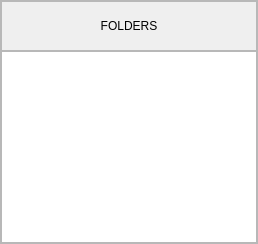
                       <widget class="QWidget" name="page_folderList">
                        <layout class="QVBoxLayout" name="verticalLayout_23">
                         <property name="spacing">
                          <number>0</number>
                         </property>
                         <property name="leftMargin">
                          <number>0</number>
                         </property>
                         <property name="topMargin">
                          <number>0</number>
                         </property>
                         <property name="rightMargin">
                          <number>0</number>
                         </property>
                         <property name="bottomMargin">
                          <number>0</number>
                         </property>
                         <item>
                          <layout class="QVBoxLayout" name="verticalLayout_6">
                           <property name="spacing">
                            <number>0</number>
                           </property>
                           <item>
                            <widget class="QFrame" name="frame_folderList">
                             <property name="frameShape">
                              <enum>QFrame::StyledPanel</enum>
                             </property>
                             <property name="frameShadow">
                              <enum>QFrame::Raised</enum>
                             </property>
                             <layout class="QVBoxLayout" name="verticalLayout_9">
                              <property name="spacing">
                               <number>0</number>
                              </property>
                              <property name="leftMargin">
                               <number>0</number>
                              </property>
                              <property name="topMargin">
                               <number>0</number>
                              </property>
                              <property name="rightMargin">
                               <number>0</number>
                              </property>
                              <property name="bottomMargin">
                               <number>0</number>
                              </property>
                              <item>
                               <layout class="QVBoxLayout" name="verticalLayout_8">
                                <property name="spacing">
                                 <number>0</number>
                                </property>
                                <item>
                                 <widget class="QFrame" name="frame_folderListHeader">
                                  <property name="minimumSize">
                                   <size>
                                    <width>0</width>
                                    <height>50</height>
                                   </size>
                                  </property>
                                  <property name="frameShape">
                                   <enum>QFrame::StyledPanel</enum>
                                  </property>
                                  <property name="frameShadow">
                                   <enum>QFrame::Raised</enum>
                                  </property>
                                  <layout class="QVBoxLayout" name="verticalLayout_33">
                                   <property name="spacing">
                                    <number>0</number>
                                   </property>
                                   <property name="leftMargin">
                                    <number>0</number>
                                   </property>
                                   <property name="topMargin">
                                    <number>0</number>
                                   </property>
                                   <property name="rightMargin">
                                    <number>0</number>
                                   </property>
                                   <property name="bottomMargin">
                                    <number>0</number>
                                   </property>
                                   <item>
                                    <widget class="QLabel" name="label_titleFolders">
                                     <property name="minimumSize">
                                      <size>
                                       <width>0</width>
                                       <height>30</height>
                                      </size>
                                     </property>
                                     <property name="text">
                                      <string>FOLDERS</string>
                                     </property>
                                     <property name="alignment">
                                      <set>Qt::AlignCenter</set>
                                     </property>
                                     <property name="isFolderTitle" stdset="0">
                                      <bool>true</bool>
                                     </property>
                                    </widget>
                                   </item>
                                  </layout>
                                 </widget>
                                </item>
                                <item>
                                 <widget class="QListWidget" name="list_folders"/>
                                </item>
                               </layout>
                              </item>
                             </layout>
                            </widget>
                           </item>
                          </layout>
                         </item>
                        </layout>
                       </widget>
